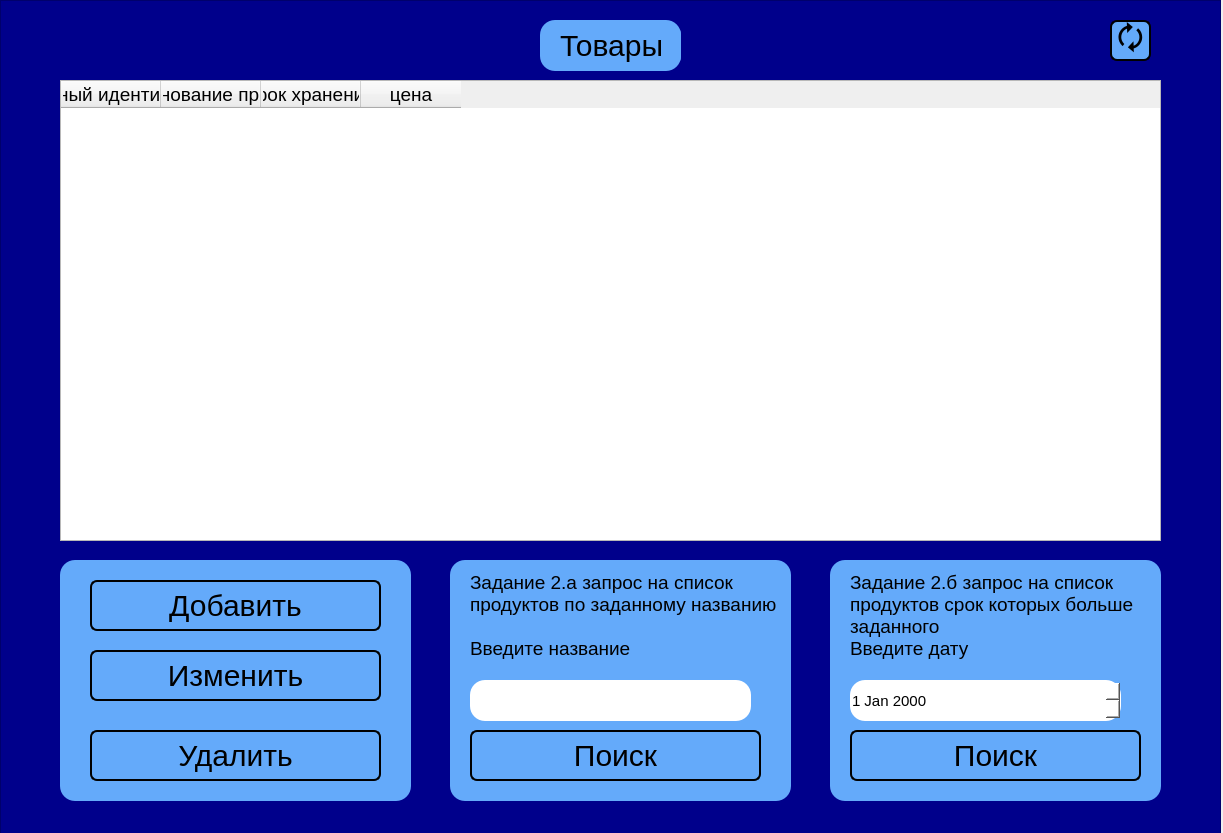
<?xml version="1.0" encoding="UTF-8"?>
<ui version="4.0">
 <class>MainWindow</class>
 <widget class="QMainWindow" name="MainWindow">
  <property name="geometry">
   <rect>
    <x>0</x>
    <y>0</y>
    <width>1223</width>
    <height>833</height>
   </rect>
  </property>
  <property name="windowTitle">
   <string>MainWindow</string>
  </property>
  <widget class="QWidget" name="centralwidget">
   <widget class="QTableWidget" name="tableWidget">
    <property name="geometry">
     <rect>
      <x>60</x>
      <y>80</y>
      <width>1101</width>
      <height>461</height>
     </rect>
    </property>
    <property name="font">
     <font>
      <pointsize>14</pointsize>
     </font>
    </property>
    <property name="autoFillBackground">
     <bool>false</bool>
    </property>
    <property name="sizeAdjustPolicy">
     <enum>QAbstractScrollArea::AdjustIgnored</enum>
    </property>
    <property name="sortingEnabled">
     <bool>false</bool>
    </property>
    <property name="wordWrap">
     <bool>false</bool>
    </property>
    <property name="columnCount">
     <number>4</number>
    </property>
    <column>
     <property name="text">
      <string>уникальный идентификатор</string>
     </property>
     <property name="font">
      <font>
       <pointsize>14</pointsize>
      </font>
     </property>
    </column>
    <column>
     <property name="text">
      <string>наименование продукта</string>
     </property>
    </column>
    <column>
     <property name="text">
      <string>срок хранения</string>
     </property>
    </column>
    <column>
     <property name="text">
      <string>цена</string>
     </property>
    </column>
   </widget>
   <widget class="QFrame" name="frame_2">
    <property name="geometry">
     <rect>
      <x>0</x>
      <y>0</y>
      <width>1221</width>
      <height>841</height>
     </rect>
    </property>
    <property name="styleSheet">
     <string notr="true">background: darkblue;</string>
    </property>
    <property name="frameShape">
     <enum>QFrame::StyledPanel</enum>
    </property>
    <property name="frameShadow">
     <enum>QFrame::Raised</enum>
    </property>
    <widget class="QFrame" name="frame_4">
     <property name="geometry">
      <rect>
       <x>60</x>
       <y>560</y>
       <width>351</width>
       <height>241</height>
      </rect>
     </property>
     <property name="styleSheet">
      <string notr="true">background: rgb(100,170,250); border-radius:15px;</string>
     </property>
     <property name="frameShape">
      <enum>QFrame::StyledPanel</enum>
     </property>
     <property name="frameShadow">
      <enum>QFrame::Raised</enum>
     </property>
     <widget class="QPushButton" name="pushButton_3">
      <property name="geometry">
       <rect>
        <x>30</x>
        <y>20</y>
        <width>291</width>
        <height>51</height>
       </rect>
      </property>
      <property name="styleSheet">
       <string notr="true">font-size:30px; border-radius: 7px; border:2px solid #000000;</string>
      </property>
      <property name="text">
       <string>Добавить</string>
      </property>
     </widget>
     <widget class="QPushButton" name="pushButton_4">
      <property name="geometry">
       <rect>
        <x>30</x>
        <y>90</y>
        <width>291</width>
        <height>51</height>
       </rect>
      </property>
      <property name="styleSheet">
       <string notr="true">font-size:30px; border-radius: 7px; border:2px solid #000000;</string>
      </property>
      <property name="text">
       <string>Изменить</string>
      </property>
     </widget>
     <widget class="QPushButton" name="pushButton_5">
      <property name="geometry">
       <rect>
        <x>30</x>
        <y>170</y>
        <width>291</width>
        <height>51</height>
       </rect>
      </property>
      <property name="styleSheet">
       <string notr="true">font-size:30px; border-radius: 7px; border:2px solid #000000;</string>
      </property>
      <property name="text">
       <string>Удалить</string>
      </property>
     </widget>
    </widget>
    <widget class="QFrame" name="frame_5">
     <property name="geometry">
      <rect>
       <x>450</x>
       <y>560</y>
       <width>341</width>
       <height>241</height>
      </rect>
     </property>
     <property name="styleSheet">
      <string notr="true">background: rgb(100,170,250); border-radius:15px;</string>
     </property>
     <property name="frameShape">
      <enum>QFrame::StyledPanel</enum>
     </property>
     <property name="frameShadow">
      <enum>QFrame::Raised</enum>
     </property>
     <widget class="QPushButton" name="pushButton_6">
      <property name="geometry">
       <rect>
        <x>20</x>
        <y>170</y>
        <width>291</width>
        <height>51</height>
       </rect>
      </property>
      <property name="styleSheet">
       <string notr="true">font-size:30px; border-radius: 7px; border:2px solid #000000;</string>
      </property>
      <property name="text">
       <string>Поиск</string>
      </property>
     </widget>
     <widget class="QLineEdit" name="lineEdit_3">
      <property name="geometry">
       <rect>
        <x>20</x>
        <y>120</y>
        <width>281</width>
        <height>41</height>
       </rect>
      </property>
      <property name="styleSheet">
       <string notr="true">background:white;font-size:15px;</string>
      </property>
     </widget>
     <widget class="QLabel" name="label_7">
      <property name="geometry">
       <rect>
        <x>20</x>
        <y>0</y>
        <width>311</width>
        <height>111</height>
       </rect>
      </property>
      <property name="font">
       <font>
        <pointsize>14</pointsize>
       </font>
      </property>
      <property name="text">
       <string>Задание 2.a запрос на список продуктов по заданному названию 

Введите название</string>
      </property>
      <property name="scaledContents">
       <bool>false</bool>
      </property>
      <property name="wordWrap">
       <bool>true</bool>
      </property>
     </widget>
    </widget>
    <widget class="QFrame" name="frame_7">
     <property name="geometry">
      <rect>
       <x>830</x>
       <y>560</y>
       <width>331</width>
       <height>241</height>
      </rect>
     </property>
     <property name="styleSheet">
      <string notr="true">background: rgb(100,170,250); border-radius:15px;</string>
     </property>
     <property name="frameShape">
      <enum>QFrame::StyledPanel</enum>
     </property>
     <property name="frameShadow">
      <enum>QFrame::Raised</enum>
     </property>
     <widget class="QPushButton" name="pushButton_7">
      <property name="geometry">
       <rect>
        <x>20</x>
        <y>170</y>
        <width>291</width>
        <height>51</height>
       </rect>
      </property>
      <property name="styleSheet">
       <string notr="true">font-size:30px; border-radius: 7px; border:2px solid #000000;</string>
      </property>
      <property name="text">
       <string>Поиск</string>
      </property>
     </widget>
     <widget class="QDateEdit" name="dateEdit">
      <property name="geometry">
       <rect>
        <x>20</x>
        <y>120</y>
        <width>271</width>
        <height>41</height>
       </rect>
      </property>
      <property name="styleSheet">
       <string notr="true">background: white; font-size:15px;</string>
      </property>
     </widget>
     <widget class="QLabel" name="label_8">
      <property name="geometry">
       <rect>
        <x>20</x>
        <y>10</y>
        <width>291</width>
        <height>91</height>
       </rect>
      </property>
      <property name="font">
       <font>
        <pointsize>14</pointsize>
       </font>
      </property>
      <property name="text">
       <string>Задание 2.б запрос на список продуктов срок которых больше заданного 
Введите дату</string>
      </property>
      <property name="scaledContents">
       <bool>false</bool>
      </property>
      <property name="wordWrap">
       <bool>true</bool>
      </property>
     </widget>
    </widget>
    <widget class="QPushButton" name="pushButton_8">
     <property name="geometry">
      <rect>
       <x>1110</x>
       <y>20</y>
       <width>41</width>
       <height>41</height>
      </rect>
     </property>
     <property name="styleSheet">
      <string notr="true">font-size:30px; border-radius: 7px; border:2px solid #000000;background: rgb(100,170,250);</string>
     </property>
     <property name="text">
      <string>🗘</string>
     </property>
    </widget>
   </widget>
   <widget class="QFrame" name="frame">
    <property name="geometry">
     <rect>
      <x>540</x>
      <y>20</y>
      <width>141</width>
      <height>51</height>
     </rect>
    </property>
    <property name="styleSheet">
     <string notr="true">background: rgb(100,170,250); border-radius:15px;</string>
    </property>
    <property name="frameShape">
     <enum>QFrame::StyledPanel</enum>
    </property>
    <property name="frameShadow">
     <enum>QFrame::Raised</enum>
    </property>
    <widget class="QLabel" name="label">
     <property name="geometry">
      <rect>
       <x>20</x>
       <y>0</y>
       <width>111</width>
       <height>51</height>
      </rect>
     </property>
     <property name="font">
      <font>
       <pointsize>-1</pointsize>
      </font>
     </property>
     <property name="styleSheet">
      <string notr="true">font-size:30px;</string>
     </property>
     <property name="text">
      <string>Товары</string>
     </property>
    </widget>
    <widget class="QFrame" name="frame_3">
     <property name="geometry">
      <rect>
       <x>140</x>
       <y>0</y>
       <width>141</width>
       <height>51</height>
      </rect>
     </property>
     <property name="styleSheet">
      <string notr="true">background: rgb(100,170,250); border-radius:15px;</string>
     </property>
     <property name="frameShape">
      <enum>QFrame::StyledPanel</enum>
     </property>
     <property name="frameShadow">
      <enum>QFrame::Raised</enum>
     </property>
     <widget class="QLabel" name="label_6">
      <property name="geometry">
       <rect>
        <x>20</x>
        <y>0</y>
        <width>111</width>
        <height>51</height>
       </rect>
      </property>
      <property name="font">
       <font>
        <pointsize>-1</pointsize>
       </font>
      </property>
      <property name="styleSheet">
       <string notr="true">font-size:30px;</string>
      </property>
      <property name="text">
       <string>Товары</string>
      </property>
     </widget>
    </widget>
   </widget>
   <zorder>frame_2</zorder>
   <zorder>tableWidget</zorder>
   <zorder>frame</zorder>
  </widget>
 </widget>
 <resources/>
 <connections/>
</ui>
